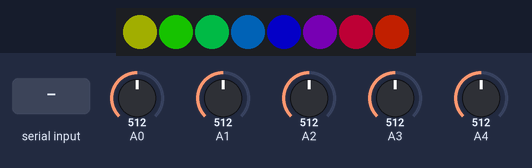
A sketch run on a simulated Arduino Uno, built with avr-gcc and run on an emulated ATmega328P. Shown: 8 RGB LEDs in strip order, left to right. Inputs (shaded band) come from the test bench; at power-on: A0 = 512, A1 = 512, A2 = 512, A3 = 512, A4 = 512. Dim RGB values are drawn brighter than linear; random numbers use the default seed unless the sketch sets one; what the sketch prints to the serial monitor is not drawn.

Above: at 1.2 s.
1.3 s: "2\n" received over Serial
At 1.61 s:
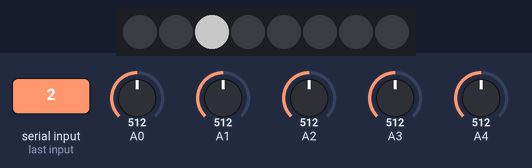
3.4 s: "1\n" received over Serial
At 3.74 s:
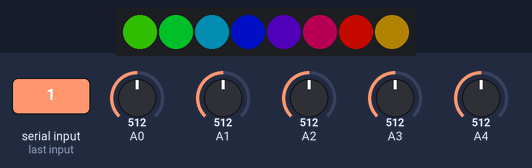
6.0 s: "0\n" received over Serial
At 6.06 s:
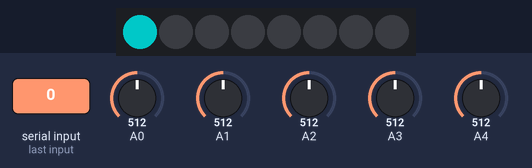
7.8 s: "3\n" received over Serial
At 8.24 s:
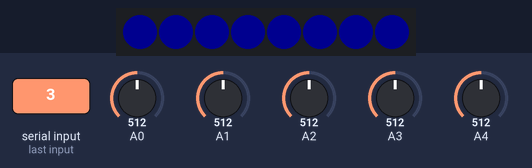
10.5 s: "4\n" received over Serial
At 10.55 s:
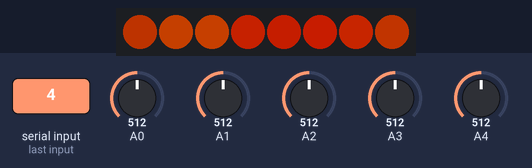
12.3 s: "1\n" received over Serial
At 12.77 s:
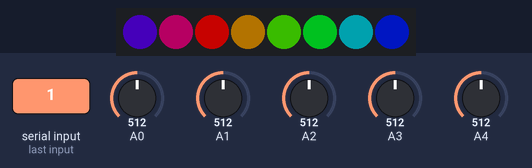
Timing chart, 0 to 21.4 s (numbered marks = the images above; inputs shaded):
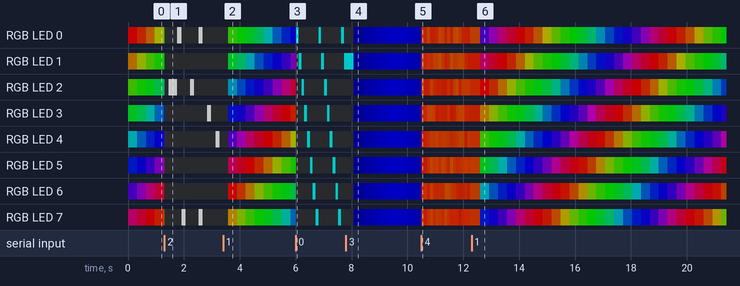

The sketch:

arduino-code-RGB.ino
```cpp
#include <Adafruit_NeoPixel.h>

#define LED_PIN    2
#define NUM_LEDS   8

Adafruit_NeoPixel strip(NUM_LEDS, LED_PIN, NEO_GRB + NEO_KHZ800);
int currentEffect = 1;

String inputString = "";
bool inputComplete = false;

int prevValues[5] = {0, 0, 0, 0, 0};
const int threshold = 2;


void setup() {
  Serial.begin(9600);
  strip.begin();
  strip.setBrightness(100);
  strip.show();
  /*
  Serial.println("Typ 0-10 in seriële monitor om effect te kiezen:");
  Serial.println("0=Color Chase");
  Serial.println("1=Rainbow Cycle");
  Serial.println("2=Blinking Dots");
  Serial.println("3=Breathing Light");
  Serial.println("4=Fire Flicker");
  Serial.println("5=Knight Rider / Scanner");
  Serial.println("6=Sparkle");
  Serial.println("7=Gradient Fade");
  Serial.println("8=Wave");
  Serial.println("9=Larson Scanner with Trail");
  Serial.println("10=Stilstaande Kleur");
  */
}

void loop() {
  sendSliderData();
  if (inputComplete) {
    int newEffect = inputString.toInt();
    if (newEffect >= 0 && newEffect <= 10) {
      currentEffect = newEffect;
    }

    inputString = "";
    inputComplete = false;
  }

  switch (currentEffect) {
    case 0: effectColorChase(strip.Color(0, 255, 255)); break;
    case 1: effectRainbowCycle(); break;
    case 2: effectBlinkingDots(); break;
    case 3: effectBreathingLight(strip.Color(0, 0, 255)); break;
    case 4: effectFireFlicker(); break;
    case 5: effectKnightRider(); break;
    case 6: effectSparkle(strip.Color(0, 0, 100)); break;
    case 7: effectGradientFade(); break;
    case 8: effectWave(); break;
    case 9: effectLarsonScannerTrail(); break;
    case 10: effectStaticColor(strip.Color(255, 0, 0)); break;  // rode stilstaande kleur
    default: effectColorChase(strip.Color(0, 255, 255)); break;
  }
}

void sendSliderData() {
  int currentValues[5];

  for (int i = 0; i < 5; i++) {
    currentValues[i] = analogRead(A0 + i);

    if (abs(currentValues[i] - prevValues[i]) > threshold) {
      Serial.print("slider");
      Serial.print(i);
      Serial.print(": ");
      Serial.println(currentValues[i]);
      prevValues[i] = currentValues[i];
    }
  }
}

void serialEvent() {
  while (Serial.available()) {
    char inChar = (char)Serial.read();
    if (inChar == '\n') {
      inputComplete = true;
    } else if (inChar != '\r') {
      inputString += inChar;
    }
  }
}

void effectColorChase(uint32_t color) {
  static int pos = 0;
  for (int i = 0; i < NUM_LEDS; i++) {
    strip.setPixelColor(i, (i == pos) ? color : 0);
  }
  strip.show();
  pos = (pos + 1) % NUM_LEDS;
  delay(100);
}

void effectRainbowCycle() {
  static uint16_t j = 0;
  for (int i = 0; i < NUM_LEDS; i++) {
    int pos = (i * 256 / NUM_LEDS + j) & 255;
    strip.setPixelColor(i, Wheel(pos));
  }
  strip.show();
  j = (j + 1) & 255;
  delay(20);
}

void effectBlinkingDots() {
  for (int i = 0; i < NUM_LEDS; i++) {
    if (random(20) < 2) {
      strip.setPixelColor(i, strip.Color(255, 255, 255));
    } else {
      strip.setPixelColor(i, 0);
    }
  }
  strip.show();
  delay(150);
}

void effectBreathingLight(uint32_t baseColor) {
  static uint8_t brightness = 0;
  static int8_t direction = 1;

  brightness += direction * 5;
  if (brightness == 0 || brightness == 255) direction = -direction;

  uint8_t r = ((baseColor >> 16) & 0xFF) * brightness / 255;
  uint8_t g = ((baseColor >> 8) & 0xFF) * brightness / 255;
  uint8_t b = (baseColor & 0xFF) * brightness / 255;

  for (int i = 0; i < NUM_LEDS; i++) {
    strip.setPixelColor(i, strip.Color(r, g, b));
  }
  strip.show();
  delay(30);
}

void effectFireFlicker() {
  for (int i = 0; i < NUM_LEDS; i++) {
    byte r = random(180, 255);
    byte g = random(30, 80);
    byte b = 0;
    strip.setPixelColor(i, strip.Color(r, g, b));
  }
  strip.show();
  delay(100);
}

void effectKnightRider() {
  static int pos = 0;
  static int dir = 1;

  for (int i = 0; i < NUM_LEDS; i++) {
    if (i == pos)
      strip.setPixelColor(i, strip.Color(255, 0, 0));
    else
      strip.setPixelColor(i, strip.Color(10, 0, 0));
  }
  strip.show();

  pos += dir;
  if (pos == 0 || pos == NUM_LEDS - 1) dir = -dir;

  delay(60);
}

void effectSparkle(uint32_t baseColor) {
  for (int i = 0; i < NUM_LEDS; i++) {
    if (random(20) < 1) {
      strip.setPixelColor(i, strip.Color(255, 255, 255));
    } else {
      strip.setPixelColor(i, baseColor);
    }
  }
  strip.show();
  delay(100);
}

void effectGradientFade() {
  static uint8_t step = 0;
  static uint8_t r = 255, g = 0, b = 0;

  switch (step) {
    case 0: if (++g == 255) step = 1; break;
    case 1: if (--r == 0) step = 2; break;
    case 2: if (++b == 255) step = 3; break;
    case 3: if (--g == 0) step = 4; break;
    case 4: if (++r == 255) step = 5; break;
    case 5: if (--b == 0) step = 0; break;
  }

  for (int i = 0; i < NUM_LEDS; i++) {
    strip.setPixelColor(i, strip.Color(r, g, b));
  }
  strip.show();
  delay(20);
}

void effectWave() {
  float t = millis() * 0.004;
  for (int i = 0; i < NUM_LEDS; i++) {
    float wave = (i * 0.5) + t;
    byte r = constrain((sin(wave + 0.0) * 127) + 127, 0, 255);
    byte g = constrain((sin(wave + 2.1) * 127) + 127, 0, 255);
    byte b = constrain((sin(wave + 4.2) * 127) + 127, 0, 255);
    strip.setPixelColor(i, strip.Color(r, g, b));
  }
  strip.show();
  delay(25);
}

void effectLarsonScannerTrail() {
  static int pos = 0;
  static int dir = 1;
  static uint8_t trail[NUM_LEDS] = {0};

  for (int i = 0; i < NUM_LEDS; i++) {
    if (trail[i] > 10) trail[i] -= 10;
    else trail[i] = 0;
  }

  trail[pos] = 255;

  for (int i = 0; i < NUM_LEDS; i++) {
    uint8_t brightness = trail[i];
    strip.setPixelColor(i, strip.Color(brightness, 0, 0));
  }

  strip.show();

  pos += dir;
  if (pos == 0 || pos == NUM_LEDS - 1) dir = -dir;

  delay(40);
}

void effectStaticColor(uint32_t color) {
  for (int i = 0; i < NUM_LEDS; i++) {
    strip.setPixelColor(i, color);
  }
  strip.show();
  delay(100);
}

uint32_t Wheel(byte WheelPos) {
  WheelPos = 255 - WheelPos;
  if (WheelPos < 85) return strip.Color(255 - WheelPos * 3, 0, WheelPos * 3);
  if (WheelPos < 170) {
    WheelPos -= 85;
    return strip.Color(0, WheelPos * 3, 255 - WheelPos * 3);
  }
  WheelPos -= 170;
  return strip.Color(WheelPos * 3, 255 - WheelPos * 3, 0);
}
```
